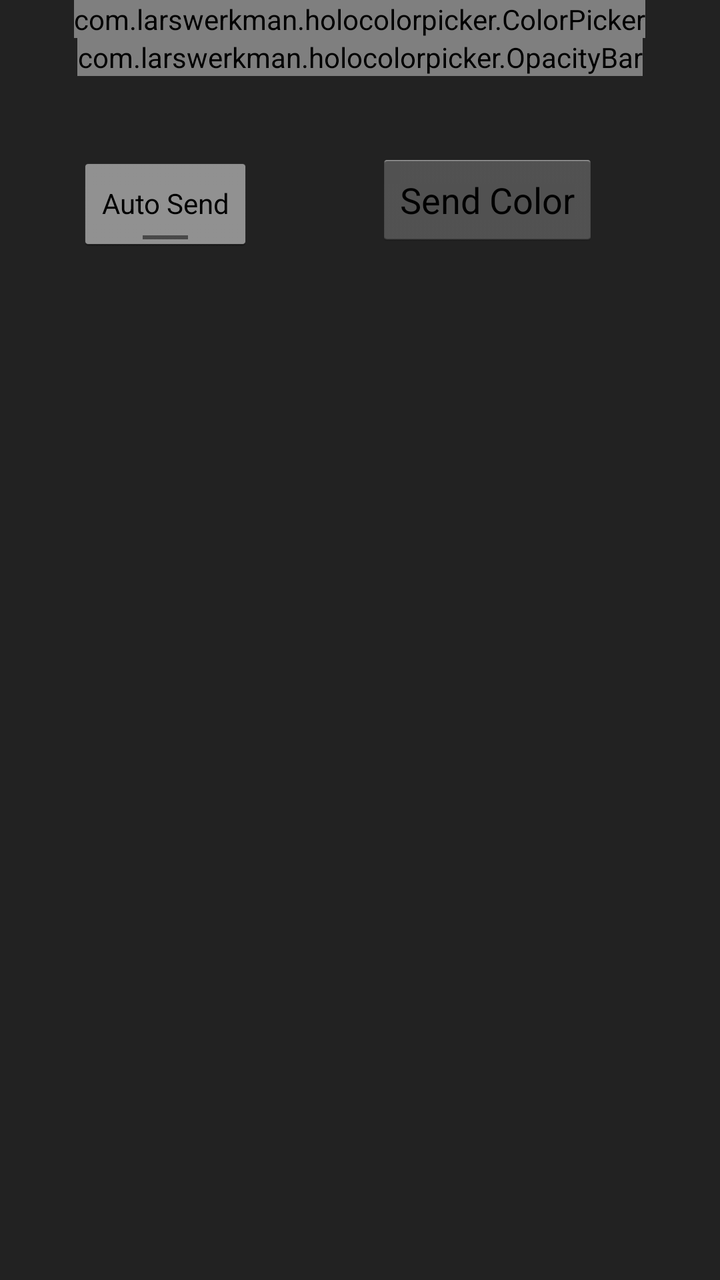
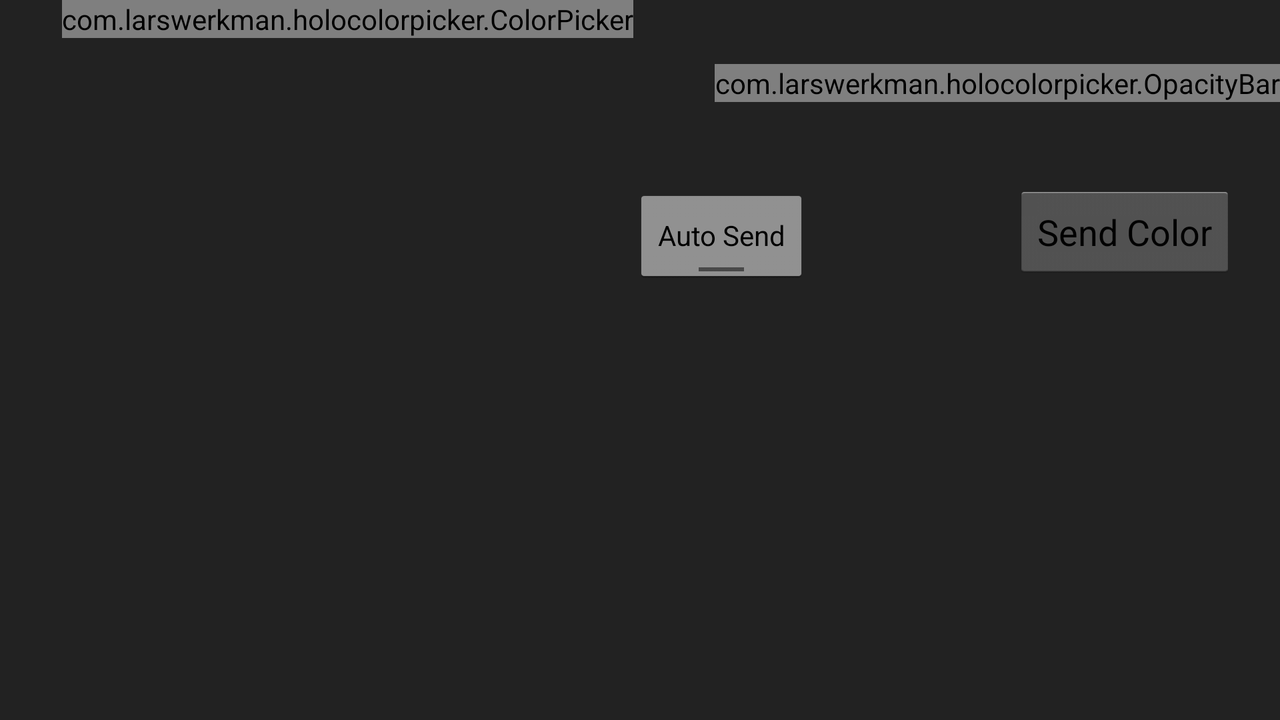

First picture: res/layout/ on a phone held upright. Second picture: the repository's own variant of that layout, on a device whose configuration matches the variant's folder. Source for both follows.
<!-- AndroidManifest.xml: application theme AppTheme -->
<!-- res/layout/fragment1.xml -->
<?xml version="1.0" encoding="utf-8"?>
<RelativeLayout xmlns:android="http://schemas.android.com/apk/res/android"
    android:layout_width="match_parent"
    android:layout_height="match_parent"
    android:background="#222"
    android:orientation="vertical" >

    <com.larswerkman.holocolorpicker.ColorPicker
        android:id="@+id/picker"
        android:layout_width="wrap_content"
        android:layout_height="wrap_content"
        android:layout_alignParentTop="true"
        android:layout_centerHorizontal="true" />

    <com.larswerkman.holocolorpicker.OpacityBar
        android:id="@+id/opacitybar"
        style="@style/AppTheme"
        android:layout_width="wrap_content"
        android:layout_height="wrap_content"
        android:layout_below="@+id/picker"
        android:layout_centerHorizontal="true" />

    <ToggleButton
        android:id="@+id/AutoSendToggle"
        android:layout_width="wrap_content"
        android:layout_height="wrap_content"
        android:layout_alignBaseline="@+id/SendColor"
        android:layout_alignBottom="@+id/SendColor"
        android:layout_alignLeft="@+id/opacitybar"
        android:hint="@string/AutoSend"
        android:text="@string/AutoSend"
        android:textOff="Auto Send"
        android:textOn="Auto Send" />

    <Button
        android:id="@+id/SendColor"
        android:layout_width="wrap_content"
        android:layout_height="wrap_content"
        android:layout_alignRight="@+id/opacitybar"
        android:layout_below="@+id/opacitybar"
        android:layout_marginRight="22dp"
        android:layout_marginTop="38dp"
        android:text="@string/SendColor" />

</RelativeLayout>
<!-- resources referenced by this layout -->
<resources>
  <string name="AutoSend">  Auto Send         </string>
  <string name="SendColor"> Send Color        </string>
  <style name="AppTheme" parent="AppBaseTheme">
          
      </style>
  <!-- from res/values-v14/ -->
  <style name="AppBaseTheme" parent="android:Theme.Holo.Light.DarkActionBar">
          
      </style>
</resources>
<!-- res/layout-land/fragment1.xml (the author's variant of the layout above) -->
<!-- drawn on the phone turned sideways -->
<?xml version="1.0" encoding="utf-8"?>
<RelativeLayout xmlns:android="http://schemas.android.com/apk/res/android"
    android:layout_width="match_parent"
    android:layout_height="match_parent"
    android:background="#222"
    android:orientation="horizontal" >

    <com.larswerkman.holocolorpicker.ColorPicker
        android:id="@+id/picker"
        android:layout_width="wrap_content"
        android:layout_height="wrap_content"
        android:layout_alignParentLeft="true"
        android:layout_alignParentTop="true"
        android:layout_marginLeft="31dp" />

    <com.larswerkman.holocolorpicker.OpacityBar
        android:id="@+id/opacitybar"
        style="@style/AppTheme"
        android:layout_width="wrap_content"
        android:layout_height="wrap_content"
        android:layout_alignParentRight="true"
        android:layout_alignParentTop="true"
        android:layout_marginTop="32dp" />

    <ToggleButton
        android:id="@+id/AutoSendToggle"
        android:layout_width="wrap_content"
        android:layout_height="wrap_content"
        android:layout_alignBaseline="@+id/SendColor"
        android:layout_alignBottom="@+id/SendColor"
        android:layout_toRightOf="@+id/picker"
        android:hint="@string/AutoSend"
        android:text="@string/AutoSend"
        android:textOff="@string/AutoSend"
        android:textOn="@string/AutoSend" />

    <Button
        android:id="@+id/SendColor"
        android:layout_width="wrap_content"
        android:layout_height="wrap_content"
        android:layout_alignParentRight="true"
        android:layout_below="@+id/opacitybar"
        android:layout_marginRight="22dp"
        android:layout_marginTop="41dp"
        android:text="@string/SendColor" />

</RelativeLayout>
